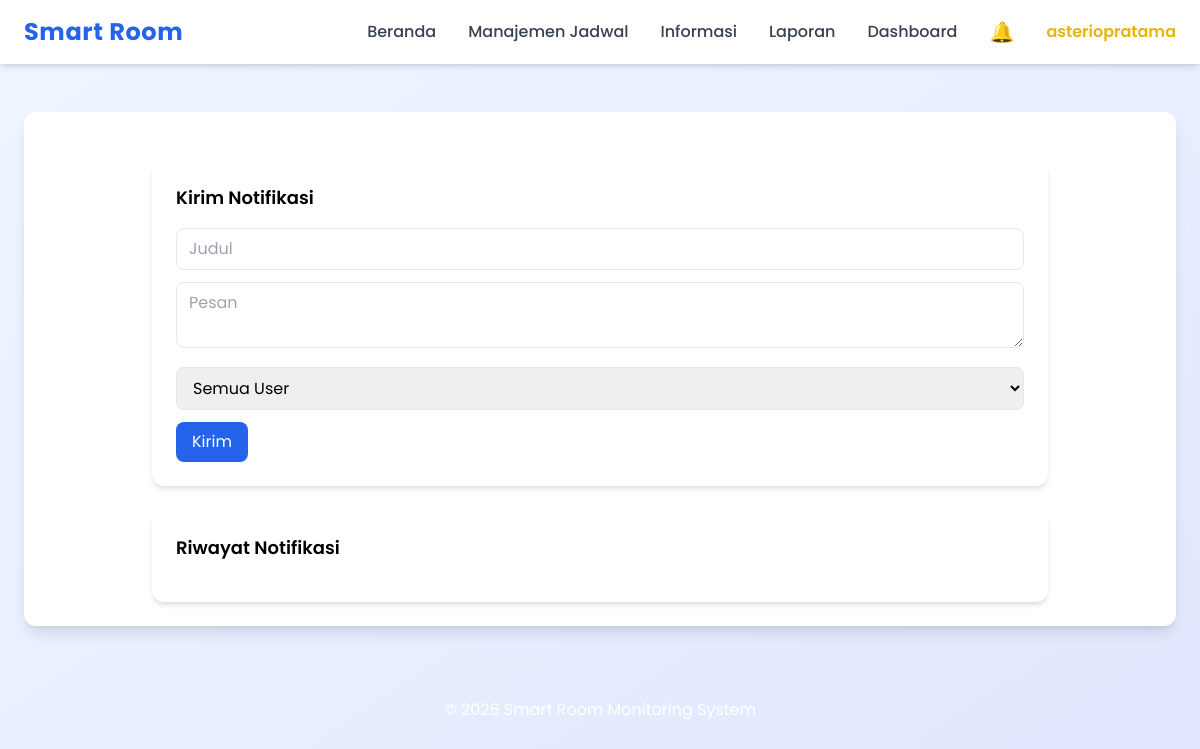
Page /index.php?menu=notifikasi (signed in) on the earlier database version.
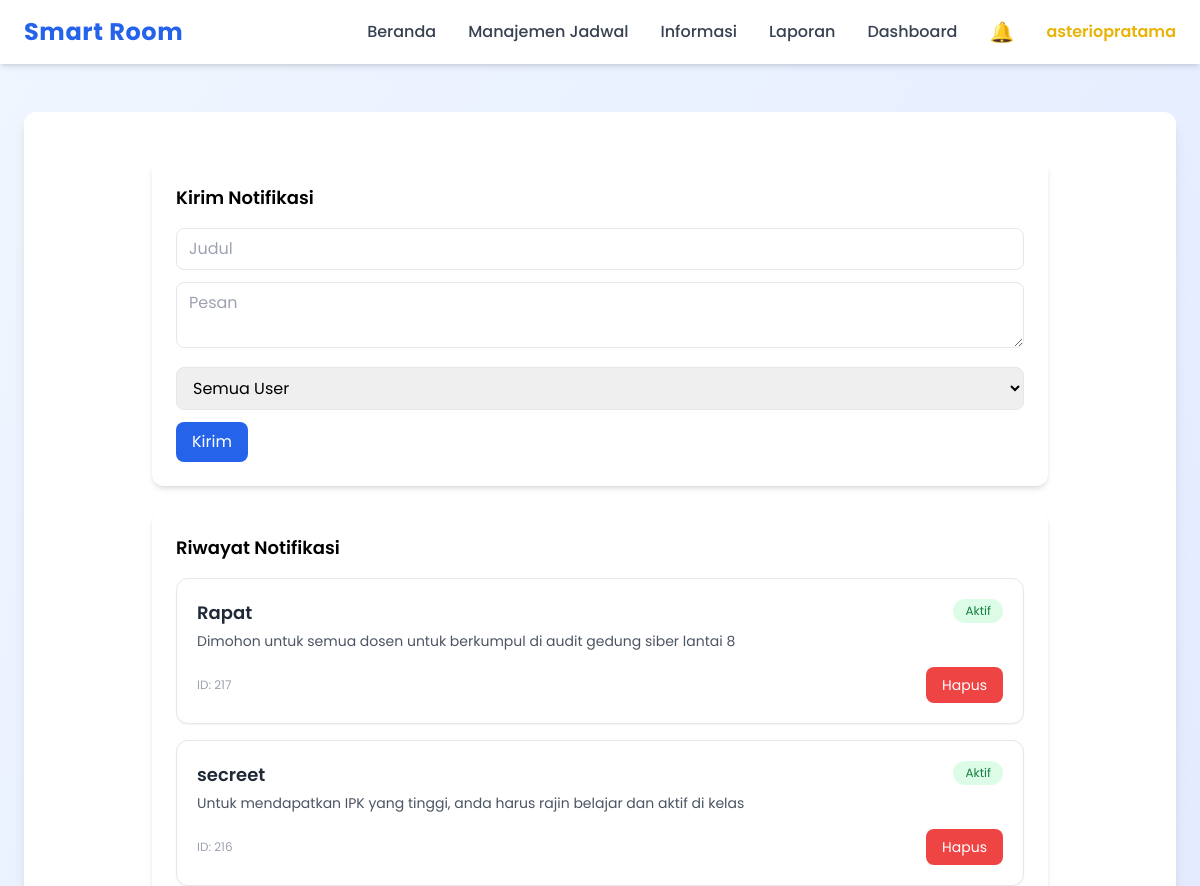
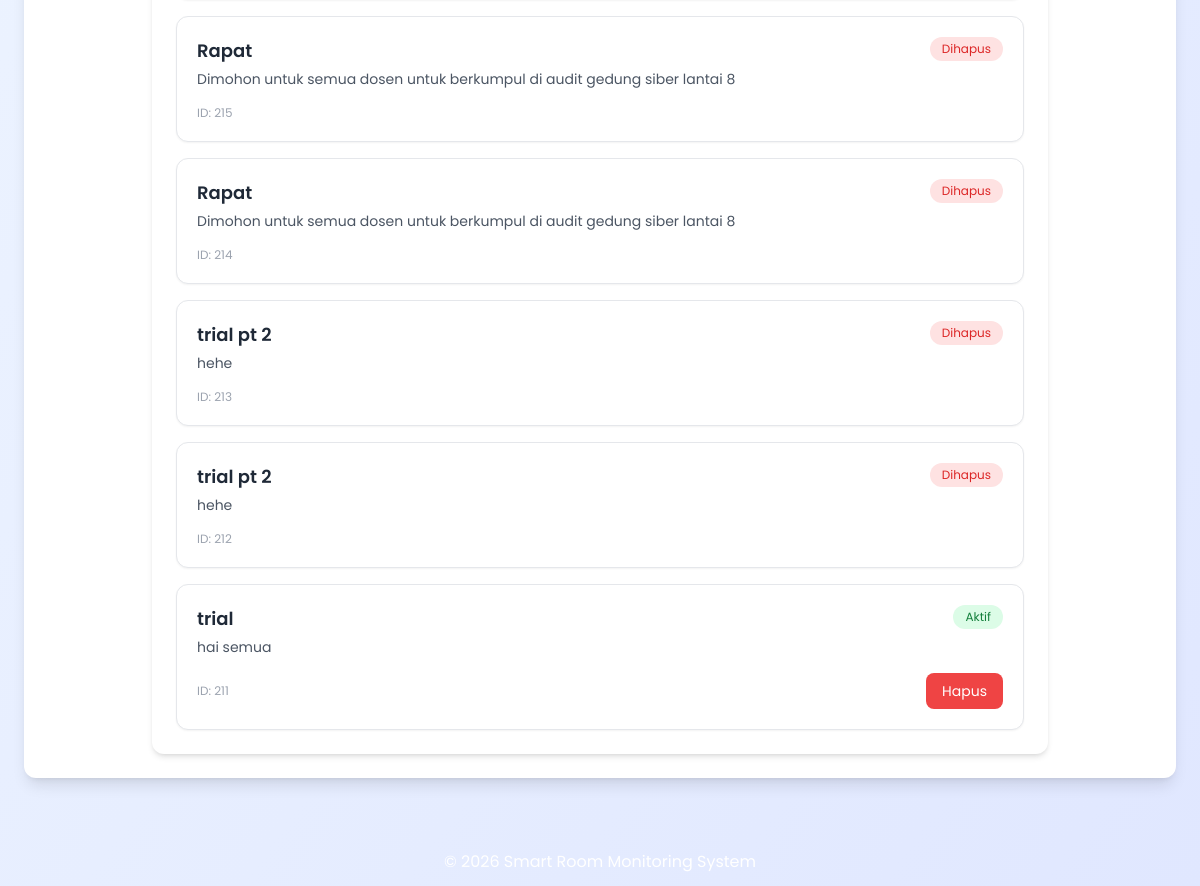
Same page on the later database version (2 pictures, top to bottom).
### tables this page shows
CREATE TABLE `notifikasi` (
  `id_notifikasi` int(11) NOT NULL,
  `judul` varchar(100) DEFAULT NULL,
  `pesan` text DEFAULT NULL,
  `created_at` datetime DEFAULT NULL,
  `status` enum('aktif','dihapus') DEFAULT 'aktif'
);

### pages/notifikasi.php (the view, shortened to what this page needs)
<?php
include "config/koneksi.php";
?>
<div class="max-w-4xl mx-auto mt-6">
<div class="bg-white shadow-md rounded-xl p-6 mb-6">
<h3 class="text-lg font-semibold mb-4">Kirim Notifikasi</h3>
<form method="POST">
    <input type="text" name="judul"
    class="w-full border rounded-lg px-3 py-2 mb-3 focus:outline-none focus:ring-2 focus:ring-blue-400"
    placeholder="Judul" required>
    <textarea name="pesan"
    class="w-full border rounded-lg px-3 py-2 mb-3 focus:outline-none focus:ring-2 focus:ring-blue-400"
    placeholder="Pesan" required></textarea>
    <select name="target"
    class="w-full border rounded-lg px-3 py-2 mb-3">
        <option value="">Semua User</option>
    </select>
    <button name="kirim"
    class="bg-blue-600 text-white px-4 py-2 rounded-lg hover:bg-blue-700 transition">
    Kirim
    </button>
</form>
</div>
<div class="bg-white shadow-md rounded-xl p-6">
<h4 class="text-lg font-semibold mb-4">Riwayat Notifikasi</h4>
<?php
$data = $conn->query("SELECT * FROM notifikasi ORDER BY id_notifikasi DESC");?>
<div class="space-y-4">
<?php while($d = $data->fetch_assoc()): ?>
<div class="bg-white border border-gray-200 rounded-xl shadow-sm p-5 hover:shadow-md transition">
    <div class="flex justify-between items-start">
        <div>
            <h3 class="text-lg font-semibold text-gray-800">
                <?= $d['judul'] ?>
            </h3>
            <p class="text-sm text-gray-600 mt-1">
                <?= $d['pesan'] ?>
            </p>
        </div>
        <?php if($d['status'] == 'aktif'): ?>
            <span class="bg-green-100 text-green-700 text-xs px-3 py-1 rounded-full">
                Aktif
            </span>
        <?php else: ?>
            <span class="bg-red-100 text-red-600 text-xs px-3 py-1 rounded-full">
                Dihapus
            </span>
        <?php endif; ?>
    </div>
    <div class="flex justify-between items-center mt-4">
        <span class="text-xs text-gray-400">
            ID: <?= $d['id_notifikasi'] ?>
        </span>
        <?php if($d['status'] == 'aktif'): ?>
        <a href="index.php?menu=notifikasi&hapus=<?= $d['id_notifikasi'] ?>"
           onclick="return confirm('Hapus notifikasi ini?')"
           class="bg-red-500 hover:bg-red-600 text-white text-sm px-4 py-2 rounded-lg transition">
            Hapus
        </a>
        <?php endif; ?>
    </div>
</div>
<?php endwhile; ?>
</div>
</div>
</div>

### index.php (shortened to what this page needs)
<!DOCTYPE html>
<html lang="id">
<head>
<script src="https://cdn.tailwindcss.com"></script>
<script src="https://cdn.tailwindcss.com"></script>
</head>
<body class="bg-gradient-to-br from-blue-50 to-indigo-100 min-h-screen">
<?php include "includes/navbar.php"; ?>
<div class="max-w-7xl mx-auto px-6 pt-28 pb-10">
<div class="bg-white shadow-lg rounded-xl p-6">
<?php include "includes/menu.php"; ?>
</div>
</div>
<?php include "includes/footer.php"; ?>
</body>
</html>

### includes/navbar.php (shortened to what this page needs)
<?php
$role = $_SESSION['role'] ?? "";
?>
<nav class="bg-white shadow-md fixed top-0 w-full z-50" x-data="{open:false}">
<div class="max-w-7xl mx-auto px-6">
<div class="flex justify-between items-center h-16">
<a href="index.php" class="text-2xl font-bold text-blue-600 tracking-wide">
Smart Room
</a>
<div class="hidden md:flex items-center space-x-8">
<a href="index.php" class="text-gray-700 hover:text-blue-600 font-medium transition duration-200">
Beranda
</a>
<div class="relative" x-data="{dropdown:false}">
<button @click="dropdown=!dropdown"
class="text-gray-700 hover:text-blue-600 font-medium transition">
Manajemen Jadwal
</button>
</div>
<div class="relative" x-data="{dropdown:false}">
<button @click="dropdown=!dropdown"
class="text-gray-700 hover:text-blue-600 font-medium transition">
Informasi
</button>
</div>
<a href="index.php?menu=laporan"
class="text-gray-700 hover:text-blue-600 font-medium transition">
Laporan
</a>
<?php if($role == "admin"){ ?>
<a href="index.php?menu=dashboard_admin"
class="text-gray-700 hover:text-blue-600 font-medium transition">
Dashboard
</a>
<?php } ?>
<div class="relative">
<a href="index.php?menu=<?= ($role == 'admin') ? 'notifikasi' : 'notifikasi_user' ?>"
class="relative text-xl hover:scale-110 transition">
🔔
</a>
</div>
<?php if(isset($_SESSION['login'])){ ?>
<div class="relative" x-data="{dropdown:false}">
<button @click="dropdown=!dropdown"
class="text-yellow-500 font-semibold hover:text-yellow-600 transition">
<?= $_SESSION['username']; ?>
</button>
</div>
<?php } ?>
</div>
</div>
</div>
</nav>

### includes/menu.php (shortened to what this page needs)
<?php
$menu = $_GET['menu'] ?? "";
$role = $_SESSION['role'] ?? "";
switch($menu){
    case "notifikasi":
        if($role == "admin"){
            require_once "pages/notifikasi.php";
        } else {
            echo "<div class='alert alert-danger'>Akses ditolak</div>";
        }
    break;
}
?>

### includes/footer.php
<footer class="bg-dark text-white text-center p-3 mt-5">
    © 2026 Smart Room Monitoring System
</footer>

### index.php (style rules this page uses)
body { font-family: 'Poppins', sans-serif; }

Differences in the rows shown:
added notifikasi: judul "Rapat", pesan "Dimohon untuk semua dosen untuk berkumpul di audit gedung siber lantai 8", status "Aktif", id_notifikasi "217"
added notifikasi: judul "secreet", pesan "Untuk mendapatkan IPK yang tinggi, anda harus rajin belajar dan aktif di kelas", status "Aktif", id_notifikasi "216"
added notifikasi: judul "Rapat", pesan "Dimohon untuk semua dosen untuk berkumpul di audit gedung siber lantai 8", status "Dihapus", id_notifikasi "215"
added notifikasi: judul "Rapat", pesan "Dimohon untuk semua dosen untuk berkumpul di audit gedung siber lantai 8", status "Dihapus", id_notifikasi "214"
added notifikasi: judul "trial pt 2", pesan "hehe", status "Dihapus", id_notifikasi "213"
added notifikasi: judul "trial pt 2", pesan "hehe", status "Dihapus", id_notifikasi "212"
added notifikasi: judul "trial", pesan "hai semua", status "Aktif", id_notifikasi "211"
